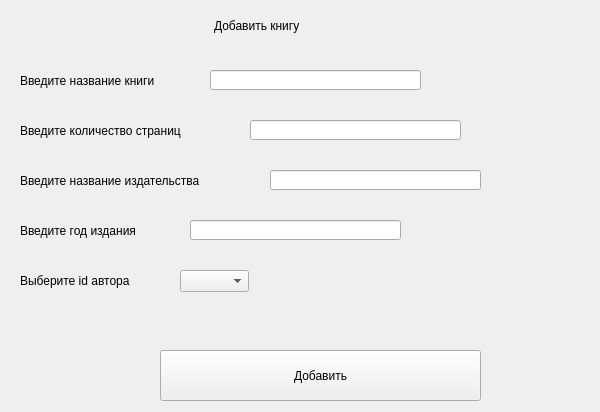
<?xml version="1.0" encoding="UTF-8"?>
<ui version="4.0">
 <class>MainWindow</class>
 <widget class="QMainWindow" name="MainWindow">
  <property name="geometry">
   <rect>
    <x>0</x>
    <y>0</y>
    <width>600</width>
    <height>412</height>
   </rect>
  </property>
  <property name="windowTitle">
   <string>MainWindow</string>
  </property>
  <widget class="QWidget" name="centralwidget">
   <widget class="QLabel" name="label">
    <property name="geometry">
     <rect>
      <x>214</x>
      <y>0</y>
      <width>171</width>
      <height>51</height>
     </rect>
    </property>
    <property name="styleSheet">
     <string notr="true">font: 75 16pt &quot;MS Shell Dlg 2&quot;;</string>
    </property>
    <property name="text">
     <string>Добавить книгу</string>
    </property>
   </widget>
   <widget class="QLabel" name="label_2">
    <property name="geometry">
     <rect>
      <x>20</x>
      <y>70</y>
      <width>181</width>
      <height>21</height>
     </rect>
    </property>
    <property name="styleSheet">
     <string notr="true">font: 12pt &quot;MS Shell Dlg 2&quot;;</string>
    </property>
    <property name="text">
     <string>Введите название книги</string>
    </property>
   </widget>
   <widget class="QLineEdit" name="nameField">
    <property name="geometry">
     <rect>
      <x>210</x>
      <y>70</y>
      <width>211</width>
      <height>20</height>
     </rect>
    </property>
   </widget>
   <widget class="QLabel" name="label_3">
    <property name="geometry">
     <rect>
      <x>20</x>
      <y>120</y>
      <width>221</width>
      <height>21</height>
     </rect>
    </property>
    <property name="styleSheet">
     <string notr="true">font: 12pt &quot;MS Shell Dlg 2&quot;;</string>
    </property>
    <property name="text">
     <string>Введите количество страниц</string>
    </property>
   </widget>
   <widget class="QLineEdit" name="pagesField">
    <property name="geometry">
     <rect>
      <x>250</x>
      <y>120</y>
      <width>211</width>
      <height>20</height>
     </rect>
    </property>
   </widget>
   <widget class="QLabel" name="label_4">
    <property name="geometry">
     <rect>
      <x>20</x>
      <y>170</y>
      <width>241</width>
      <height>21</height>
     </rect>
    </property>
    <property name="styleSheet">
     <string notr="true">font: 12pt &quot;MS Shell Dlg 2&quot;;</string>
    </property>
    <property name="text">
     <string>Введите название издательства</string>
    </property>
   </widget>
   <widget class="QLineEdit" name="publishierField">
    <property name="geometry">
     <rect>
      <x>270</x>
      <y>170</y>
      <width>211</width>
      <height>20</height>
     </rect>
    </property>
   </widget>
   <widget class="QLabel" name="label_5">
    <property name="geometry">
     <rect>
      <x>20</x>
      <y>220</y>
      <width>161</width>
      <height>21</height>
     </rect>
    </property>
    <property name="styleSheet">
     <string notr="true">font: 12pt &quot;MS Shell Dlg 2&quot;;</string>
    </property>
    <property name="text">
     <string>Введите год издания</string>
    </property>
   </widget>
   <widget class="QLineEdit" name="yearField">
    <property name="geometry">
     <rect>
      <x>190</x>
      <y>220</y>
      <width>211</width>
      <height>20</height>
     </rect>
    </property>
   </widget>
   <widget class="QLabel" name="label_6">
    <property name="geometry">
     <rect>
      <x>20</x>
      <y>270</y>
      <width>161</width>
      <height>21</height>
     </rect>
    </property>
    <property name="styleSheet">
     <string notr="true">font: 12pt &quot;MS Shell Dlg 2&quot;;</string>
    </property>
    <property name="text">
     <string>Выберите id автора</string>
    </property>
   </widget>
   <widget class="QPushButton" name="pushButton">
    <property name="geometry">
     <rect>
      <x>160</x>
      <y>350</y>
      <width>321</width>
      <height>51</height>
     </rect>
    </property>
    <property name="styleSheet">
     <string notr="true">font: 75 14pt &quot;MS Shell Dlg 2&quot;;</string>
    </property>
    <property name="text">
     <string>Добавить</string>
    </property>
   </widget>
   <widget class="QComboBox" name="comboBox">
    <property name="geometry">
     <rect>
      <x>180</x>
      <y>270</y>
      <width>69</width>
      <height>22</height>
     </rect>
    </property>
    <property name="editable">
     <bool>false</bool>
    </property>
   </widget>
  </widget>
 </widget>
 <resources/>
 <connections/>
</ui>
